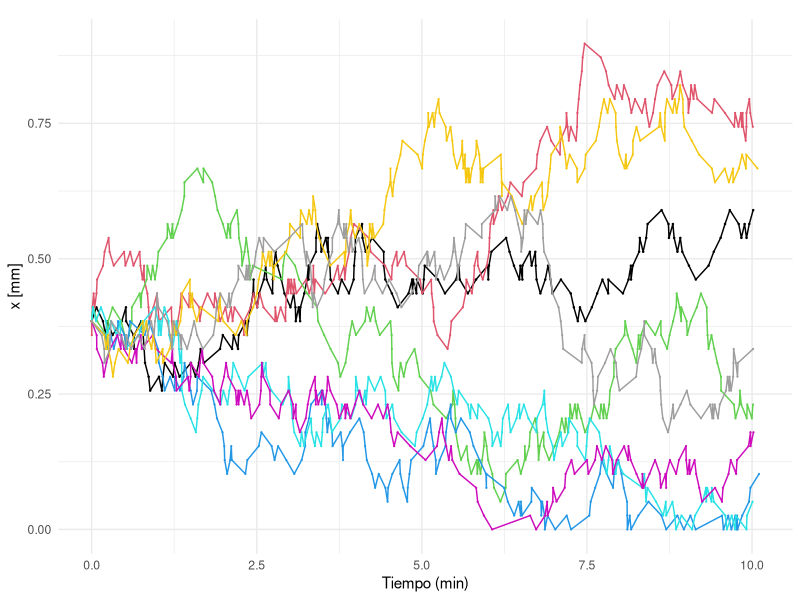

Write R code to recreate this figure.
## ---- chunk 1
library("ggplot2")
library("deSolve")
## ---- chunk 2
tiempo_exponencial <- function(a0){
  r1 <- runif(n=1,min=0,max=1)
  return((1/a0)*log(1/r1))
}
## ---- chunk 3

Difusion_1particula <- function(D,x0,t0,tf,N,L,int=0.01){
  n_particulas <- 1
  x <- seq(0,L,length.out=N) # Dominio [0,L] dividido en N subintervalos
  x_actual <- matrix(x0,nrow = length(x0),ncol = 1)
  # Vector en el almacenaremos la posición de la partícula en cada tiempo
  x_imprimir <- numeric()
  
  for(i in 1:N)
      if(x_actual[i]==1)
        x_imprimir <- c(x_imprimir,x[i])
  
  t <- t0 # Variable temporal avanza según vayan ocurriendo reacciones
  t_imprimir <- t0
  
  a <- numeric()
  a0 <- numeric()
  
  h <- L/N # Longitud de cada uno de los subintervalos
  d <- D/(h^2) # Ratio de transición
  
  # Calculamos las propensidades
  for(i in 1:N)
      a[i]=x_actual[i]*d
  
  # Calculamos la propensidad total
  a0 <- 2*d*n_particulas-x_actual[1]*d-x_actual[N]*d 
  
  while(t < tf){
    # Calculamos y almacenamos el siguiente tiempo de reacción
    t <- t+tiempo_exponencial(a0)
    t_imprimir <- c(t_imprimir,t)
    
    # Calculamos y almacenamos la siguiente reacción
    r2 <- runif(n=1, min=0, max=1)
    
    if(r2<sum(a[1:(N-1)])/a0){ 
      j <- 1
      while (!(r2<sum(a[1:j])/a0) & j<N-1) 
        j <- j+1
      x_actual[j]=x_actual[j]-1
      x_actual[j+1]=x_actual[j+1]+1
      a[j] <- x_actual[j]*d
      a[j+1] <- x_actual[j+1]*d
    }else{
      j<-2
      while(!(r2<(sum(a[1:(N-1)])+sum(a[2:j]))/a0) & j<N)
        j <- j+1
      x_actual[j]=x_actual[j]-1
      x_actual[j-1]=x_actual[j-1]+1
      a[j] <- x_actual[j]*d
      a[j-1] <- x_actual[j-1]*d
    }
    
    # Calculamos la propensidad total
    a0 <- 2*d*n_particulas-x_actual[1]*d-x_actual[N]*d #N es el número total de moléculas en la simulación
    
    # Tras haber ocurrido la reacción, vemos en que posición se encuentra la partícula y la almacenamos
    for(i in 1:N)
      if(x_actual[i]==1)
        x_imprimir <- c(x_imprimir,x[i])
    
  }
  
  #La función devuelve una base de datos que indica la posición de la partícula en el dominio tras cada reacción
  return(data.frame(t_imprimir,x_imprimir))  
}
## ---- chunk 4
L <- 1 
N <- 40
D <- 0.0001*60 
x0 <- rep(0,length=N)
x0[16] <- 1 # La partícula se encuentra inicialmente entre 0.3846154mm y 0.41025641mm
t0 <- 0
tf <- 10 # Tiempo final de simulación en minutos

n_realizaciones <- 8
realizacion <- Difusion_1particula(D,x0,t0,tf,N,L)
grafico <- ggplot(data = realizacion,aes(x=t_imprimir,y=x_imprimir)) + 
  geom_line(data = realizacion,aes(x=t_imprimir,y=x_imprimir)) + 
  geom_point(data = realizacion,aes(x=t_imprimir,y=x_imprimir),size=0.2)

for(s in 2:n_realizaciones){
  realizacion <- Difusion_1particula(D,x0,t0,tf,N,L)
  grafico <- grafico + 
    geom_line(data = realizacion, aes(x=t_imprimir,y=x_imprimir), color=s) + 
    geom_point(data = realizacion, aes(x=t_imprimir,y=x_imprimir), color=s, size=0.1)
}

grafico <- grafico + labs(title = element_blank(), x = "Tiempo (min)", y = "x [mm]") +
   theme_minimal() 
   
print(grafico)
